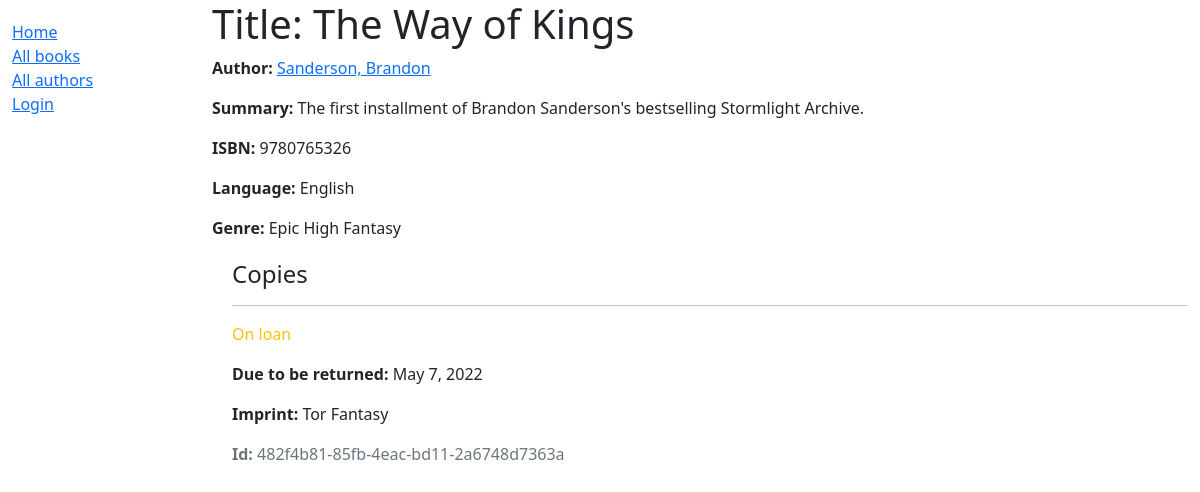
/catalog/book/1, run on the app's committed database.
### catalog/models.py (models this page shows, shortened)
class Book(models.Model):
    title = models.CharField(max_length=200)
    author = models.ForeignKey('Author', on_delete=models.SET_NULL, null=True)
    summary = models.TextField(max_length=1000, help_text='Enter a brief description of the book')
    isbn = models.CharField('ISBN', max_length=13, unique=True,
                            help_text='13 Character <a href="https://www.isbn-international.org'
                            '/content/what-isbn">ISBN number</a>')
    genre = models.ManyToManyField(Genre, help_text='Select a genre for this book')
    language = models.ForeignKey('Language', on_delete=models.SET_NULL, null=True)

class Author(models.Model):
    first_name = models.CharField(max_length=100)
    last_name = models.CharField(max_length=100)
    date_of_birth = models.DateField(null=True, blank=True)
    date_of_death = models.DateField('died', null=True, blank=True)
    class Meta:
        ordering = ['last_name', 'first_name']
    def __str__(self):
        return f'{self.last_name}, {self.first_name}'

class Language(models.Model):
    name = models.CharField(max_length=50, blank=True, null=True)
    def __str__(self):
        return self.name

class Genre(models.Model):
    name = models.CharField(max_length=200, help_text="Enter a book genre")
    def __str__(self):
        return self.name

class BookInstance(models.Model):
    id = models.UUIDField(primary_key=True, default=uuid.uuid4,
                          help_text='Unique ID for this particular book across whole library')
    book = models.ForeignKey('Book', on_delete=models.RESTRICT, null=True)
    imprint = models.CharField(max_length=200)
    due_back = models.DateField(null=True, blank=True)
    borrower = models.ForeignKey(User, on_delete=models.SET_NULL, null=True, blank=True)
    LOAN_STATUS = (
        ('m', 'Maintenance'),
        ('o', 'On loan'),
        ('a', 'Available'),
        ('r', 'Reserved'),
    )
    status = models.CharField(
        max_length=1,
        choices=LOAN_STATUS,
        blank=True,
        default='m',
        help_text='Book availability',
    )
    class Meta:
        ordering = ['due_back']
        permissions = (("can_mark_returned", "Set book as returned"),)

### catalog/views.py (the view)
# urls.py: path('book/<int:pk>', views.BookDetailView.as_view(), name='book-detail'),
class BookDetailView(generic.DetailView):
    model = Book

### catalog/templates/catalog/book_detail.html (shortened to what this page needs)
{% extends "base_generic.html" %}
{% block content %}
  <h1>Title: {{ book.title }}</h1>
  <p><strong>Author:</strong> <a href="">{{ book.author }}</a></p>
  <p><strong>Summary:</strong> {{ book.summary }}</p>
  <p><strong>ISBN:</strong> {{ book.isbn }}</p>
  <p><strong>Language:</strong> {{ book.language }}</p>
  <p><strong>Genre:</strong> {{ book.genre.all|join:", " }}</p>
  <div style="margin-left:20px;margin-top:20px">
    <h4>Copies</h4>
    {% for copy in book.bookinstance_set.all %}
      <hr>
      <p class="{% if copy.status == 'a' %}text-success{% elif copy.status == 'm' %}text-danger{% else %}text-warning{% endif %}">
        {{ copy.get_status_display }}
      </p>
      {% if copy.status != 'a' %}
        <p><strong>Due to be returned:</strong> {{ copy.due_back }}</p>
      {% endif %}
      <p><strong>Imprint:</strong> {{ copy.imprint }}</p>
      <p class="text-muted"><strong>Id:</strong> {{ copy.id }}</p>
    {% endfor %}
  </div>
{% endblock %}

### data on the page
Book: author "Sanderson, Brandon", summary "The first installment of Brandon Sanderson's bestselling Stormlight Archive.", isbn "9780765326", language "English", genre.all "Epic High Fantasy"
BookInstance: status "On loan", due_back "May 7, 2022", imprint "Tor Fantasy", id "482f4b81-85fb-4eac-bd11-2a6748d7363a"
